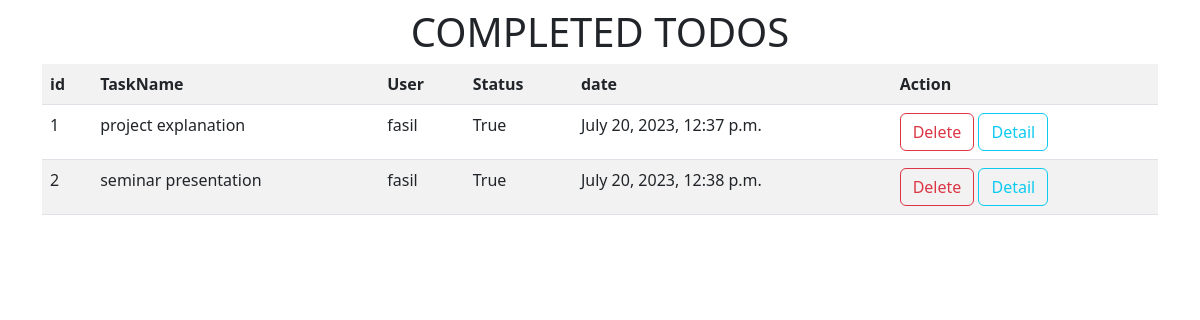
The app's page /todo/compete/ with its own data.
### tasks/models.py (models this page shows, shortened)
class Todos(models.Model):
    task_name=models.CharField(max_length=200)
    user=models.ForeignKey(User,on_delete=models.CASCADE)
    status=models.BooleanField(default=False)
    date=models.DateTimeField(auto_now_add=True)

### tasks/views.py (the view)
# urls.py: path('todo/compete/',views.TodoFinishView.as_view(),name='todo-finish'),
class TodoFinishView(View):
    def get(self,request,*args,**kwargs):
        qs=Todos.objects.filter(status=True)
        return render(request,'todo-complete.html',{"todos":qs})

### tasks/templates/todo-complete.html (shortened to what this page needs)
<!DOCTYPE html>
<html lang="en">
<head>
    <link href="https://cdn.jsdelivr.net/npm/bootstrap@5.3.0-alpha1/dist/css/bootstrap.min.css" rel="stylesheet"></head>
<body>
    <div class="container">
        <h1 class="text-center mb-2 mt-2">COMPLETED TODOS</h1>
        <table class="table table-striped">
            <tr>
                <th>id</th>
                <th>TaskName</th>
                <th>User</th>
                <th>Status</th>
                <th>date</th>
                <th>Action</th>
            </tr>
            {%for t in todos%}
                <tr>
                    <td>{{forloop.counter}}</td>
                    <td>{{t.task_name}}</td>
                    <td>{{t.user}}</td>
                    <td>{{t.status}}</td>
                    <td>{{t.date}}</td>
                    <td><a href="{% url 'todo-delete' t.id %}" class="btn btn-outline-danger">Delete</a>
                    <a href="{% url 'todo-detail' t.id %}" class="btn btn-outline-info">Detail</a>
                </tr>
            {%endfor%}
        </table>
    </div>
</body>
</html>

### records on screen
Todos: task_name "project explanation", user "fasil", status "True", date "July 20, 2023, 12:37 p.m."
Todos: task_name "seminar presentation", user "fasil", status "True", date "July 20, 2023, 12:38 p.m."
